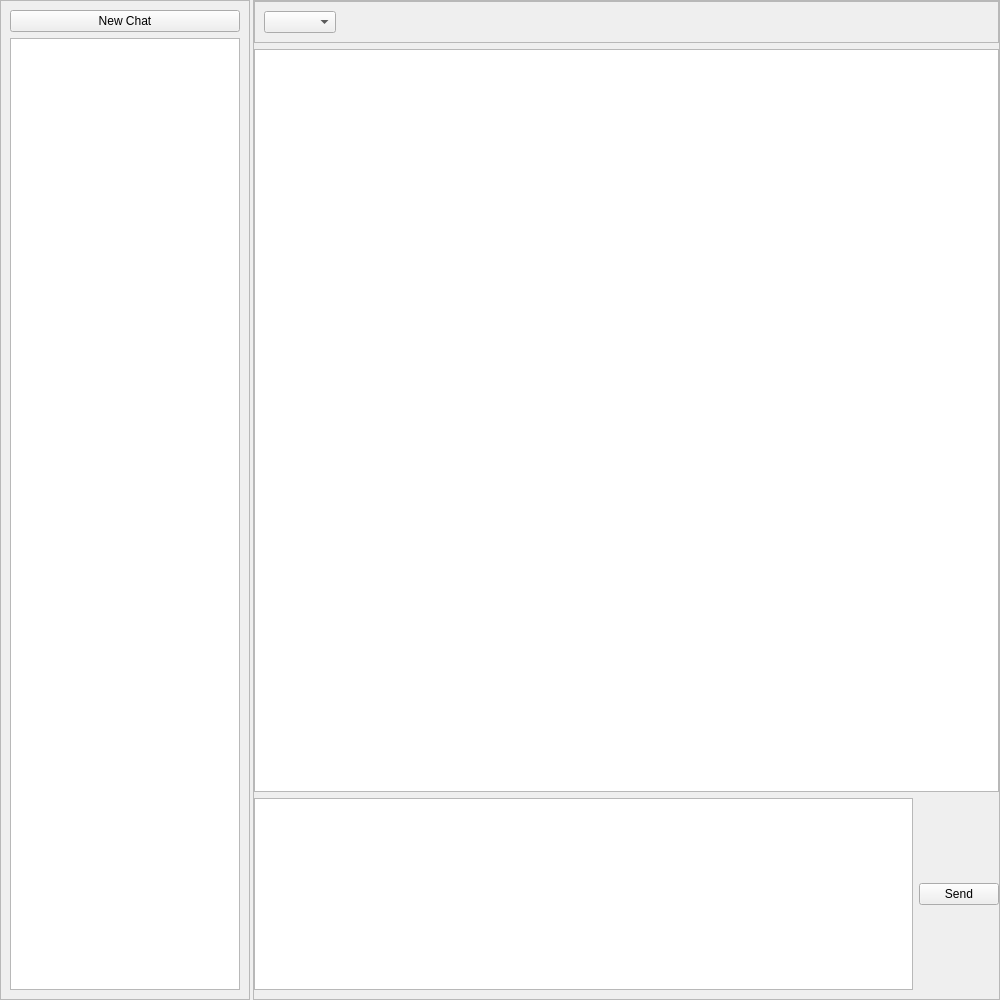
<?xml version="1.0" encoding="UTF-8"?>
<ui version="4.0">
 <class>MainWindow</class>
 <widget class="QMainWindow" name="MainWindow">
  <property name="geometry">
   <rect>
    <x>0</x>
    <y>0</y>
    <width>1000</width>
    <height>1000</height>
   </rect>
  </property>
  <property name="windowTitle">
   <string>AI Assistant</string>
  </property>
  <widget class="QWidget" name="centralwidget">
   <layout class="QHBoxLayout" name="horizontalLayout">
    <property name="spacing">
     <number>3</number>
    </property>
    <property name="leftMargin">
     <number>0</number>
    </property>
    <property name="topMargin">
     <number>0</number>
    </property>
    <property name="rightMargin">
     <number>0</number>
    </property>
    <property name="bottomMargin">
     <number>0</number>
    </property>
    <item>
     <widget class="QFrame" name="sidebar">
      <property name="sizePolicy">
       <sizepolicy hsizetype="Preferred" vsizetype="Expanding">
        <horstretch>0</horstretch>
        <verstretch>0</verstretch>
       </sizepolicy>
      </property>
      <property name="maximumSize">
       <size>
        <width>250</width>
        <height>16777215</height>
       </size>
      </property>
      <property name="frameShape">
       <enum>QFrame::StyledPanel</enum>
      </property>
      <property name="frameShadow">
       <enum>QFrame::Raised</enum>
      </property>
      <layout class="QVBoxLayout" name="verticalLayout_3">
       <property name="leftMargin">
        <number>9</number>
       </property>
       <property name="topMargin">
        <number>9</number>
       </property>
       <property name="rightMargin">
        <number>9</number>
       </property>
       <property name="bottomMargin">
        <number>9</number>
       </property>
       <item>
        <widget class="QPushButton" name="newChatButton">
         <property name="text">
          <string>New Chat</string>
         </property>
        </widget>
       </item>
       <item>
        <widget class="QListView" name="chatThreadsList">
         <property name="editTriggers">
          <set>QAbstractItemView::EditKeyPressed</set>
         </property>
         <property name="uniformItemSizes">
          <bool>true</bool>
         </property>
        </widget>
       </item>
      </layout>
     </widget>
    </item>
    <item>
     <widget class="QFrame" name="mainFrame">
      <property name="frameShape">
       <enum>QFrame::StyledPanel</enum>
      </property>
      <property name="frameShadow">
       <enum>QFrame::Raised</enum>
      </property>
      <layout class="QGridLayout" name="gridLayout_2">
       <property name="leftMargin">
        <number>0</number>
       </property>
       <property name="topMargin">
        <number>0</number>
       </property>
       <property name="rightMargin">
        <number>0</number>
       </property>
       <item row="2" column="0" colspan="2">
        <layout class="QHBoxLayout" name="messageLayout">
         <item>
          <widget class="QPlainTextEdit" name="messageTextBox"/>
         </item>
         <item>
          <widget class="QPushButton" name="sendButton">
           <property name="text">
            <string>Send</string>
           </property>
          </widget>
         </item>
        </layout>
       </item>
       <item row="0" column="0" colspan="2">
        <widget class="QFrame" name="topBar">
         <property name="frameShape">
          <enum>QFrame::StyledPanel</enum>
         </property>
         <property name="frameShadow">
          <enum>QFrame::Raised</enum>
         </property>
         <layout class="QHBoxLayout" name="horizontalLayout_2">
          <item>
           <widget class="QComboBox" name="comboBox"/>
          </item>
          <item>
           <spacer name="hSpacer">
            <property name="orientation">
             <enum>Qt::Horizontal</enum>
            </property>
            <property name="sizeHint" stdset="0">
             <size>
              <width>40</width>
              <height>20</height>
             </size>
            </property>
           </spacer>
          </item>
         </layout>
        </widget>
       </item>
       <item row="1" column="0" colspan="2">
        <widget class="QTextBrowser" name="messageList">
         <property name="sizePolicy">
          <sizepolicy hsizetype="Expanding" vsizetype="Expanding">
           <horstretch>0</horstretch>
           <verstretch>1</verstretch>
          </sizepolicy>
         </property>
         <property name="acceptDrops">
          <bool>false</bool>
         </property>
         <property name="readOnly">
          <bool>true</bool>
         </property>
        </widget>
       </item>
      </layout>
     </widget>
    </item>
   </layout>
  </widget>
 </widget>
 <resources/>
 <connections>
  <connection>
   <sender>newChatButton</sender>
   <signal>clicked()</signal>
   <receiver>MainWindow</receiver>
   <slot>createNewChat()</slot>
   <hints>
    <hint type="sourcelabel">
     <x>174</x>
     <y>32</y>
    </hint>
    <hint type="destinationlabel">
     <x>279</x>
     <y>-18</y>
    </hint>
   </hints>
  </connection>
  <connection>
   <sender>sendButton</sender>
   <signal>clicked()</signal>
   <receiver>MainWindow</receiver>
   <slot>sendMessage()</slot>
   <hints>
    <hint type="sourcelabel">
     <x>988</x>
     <y>988</y>
    </hint>
    <hint type="destinationlabel">
     <x>774</x>
     <y>-19</y>
    </hint>
   </hints>
  </connection>
 </connections>
 <slots>
  <slot>createNewChat()</slot>
  <slot>sendMessage()</slot>
  <slot>chatThreadChanged()</slot>
 </slots>
</ui>
